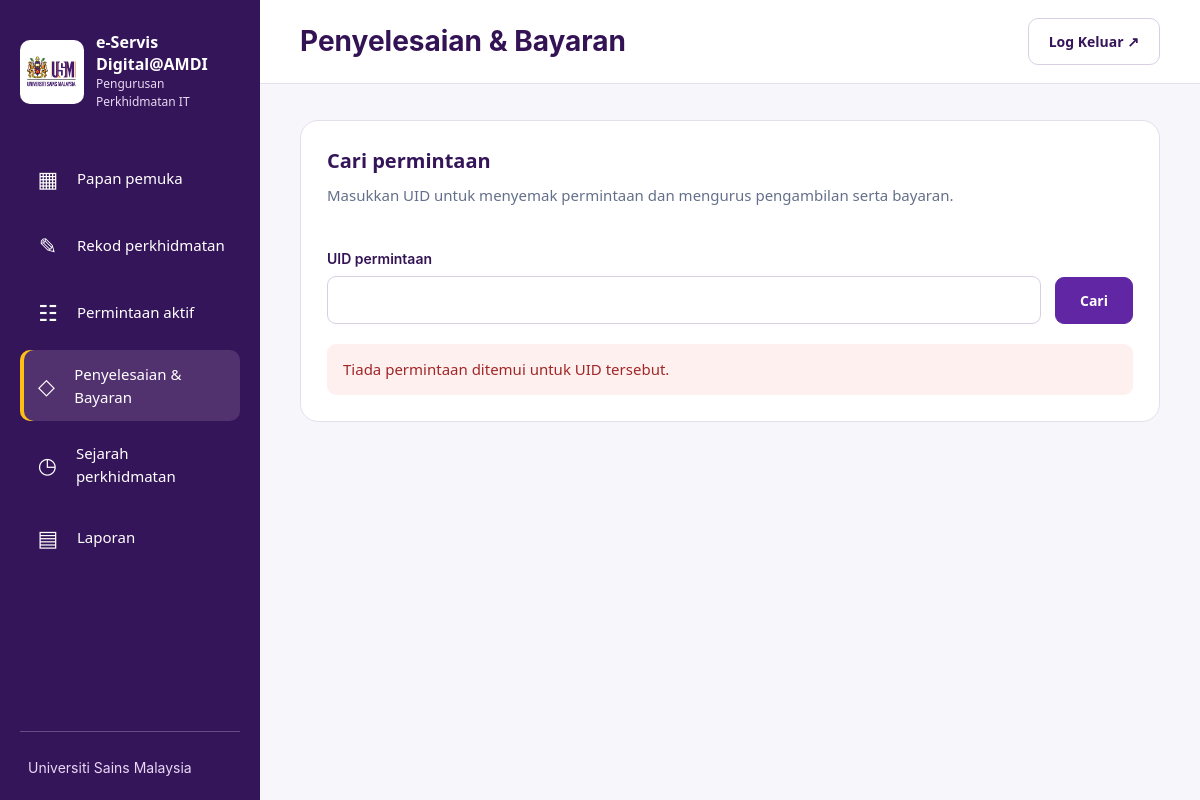
Before: /payments/index.php?uid=AMDI-DEMO-2026-001 (signed in) with the older database file.
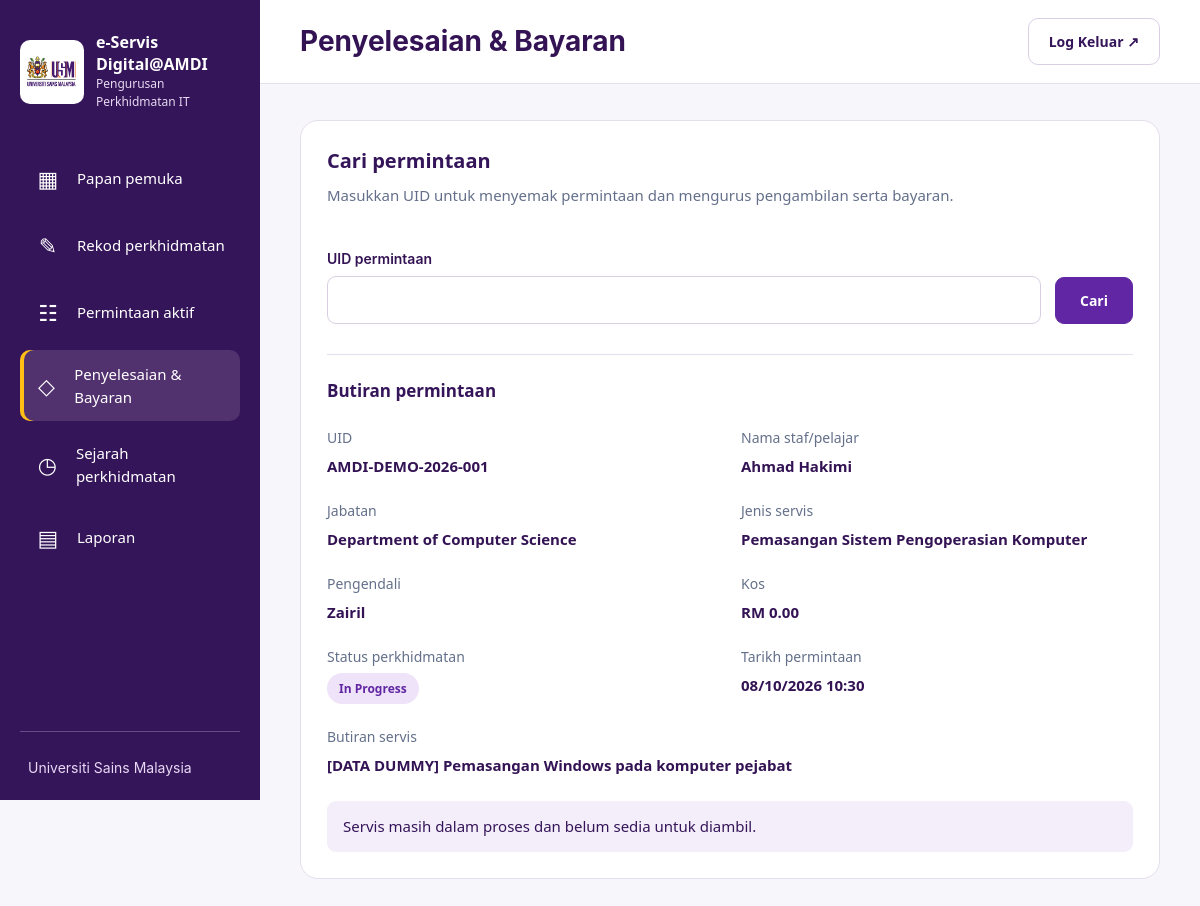
After: the same page with the newer database file.
### tables this page shows
CREATE TABLE `service_requests` (
  `id` int(10) UNSIGNED NOT NULL,
  `uid` varchar(40) NOT NULL,
  `requester_name` varchar(150) NOT NULL,
  `department_id` int(10) UNSIGNED NOT NULL,
  `service_type_id` int(10) UNSIGNED NOT NULL,
  `service_details` text NOT NULL,
  `estimated_cost` decimal(10,2) NOT NULL,
  `requested_at` datetime NOT NULL,
  `handler_id` int(10) UNSIGNED NOT NULL,
  `status` enum('in_progress','ready','completed') NOT NULL DEFAULT 'in_progress',
  `ready_at` datetime DEFAULT NULL,
  `picked_up_at` datetime DEFAULT NULL,
  `payment_date` date DEFAULT NULL,
  `reference_no` varchar(100) DEFAULT NULL,
  `completed_at` datetime DEFAULT NULL,
  `created_by` int(10) UNSIGNED NOT NULL,
  `completed_by` int(10) UNSIGNED DEFAULT NULL,
  `created_at` datetime NOT NULL DEFAULT current_timestamp(),
  `updated_at` datetime NOT NULL DEFAULT current_timestamp() ON UPDATE current_timestamp(),
  `requester_phone` varchar(30) DEFAULT NULL,
  `requester_email` varchar(190) DEFAULT NULL,
  `device_ownership` enum('usm','personal') DEFAULT NULL,
  `device_type` varchar(30) DEFAULT NULL,
  `device_type_other` varchar(100) DEFAULT NULL,
  `device_brand` varchar(120) DEFAULT NULL,
  `device_model` varchar(150) DEFAULT NULL,
  `device_serial` varchar(150) DEFAULT NULL,
  `asset_number` varchar(150) DEFAULT NULL,
  `device_condition` enum('unchecked','good','damaged','off') DEFAULT NULL,
  `condition_notes` varchar(1000) DEFAULT NULL,
  `accessories` text DEFAULT NULL
);

CREATE TABLE `departments` (
  `id` int(10) UNSIGNED NOT NULL,
  `name` varchar(150) NOT NULL,
  `is_active` tinyint(1) NOT NULL DEFAULT 1
);

CREATE TABLE `service_types` (
  `id` int(10) UNSIGNED NOT NULL,
  `name` varchar(100) NOT NULL,
  `is_active` tinyint(1) NOT NULL DEFAULT 1
);

CREATE TABLE `handlers` (
  `id` int(10) UNSIGNED NOT NULL,
  `name` varchar(150) NOT NULL,
  `is_active` tinyint(1) NOT NULL DEFAULT 1
);

### includes/auth.php (called while the page is built, shortened)
<?php
function e(string $value): string {
    return htmlspecialchars($value, ENT_QUOTES, 'UTF-8');
}

### payments/index.php (the view, shortened to what this page needs)
<?php
require __DIR__ . '/../includes/auth.php';
require __DIR__ . '/../config/database.php';
$activePage = 'payment';
$uidInput = $_SERVER['REQUEST_METHOD'] === 'POST'
    ? ($_POST['uid'] ?? '')
    : ($_GET['uid'] ?? '');
$uid = is_string($uidInput) ? trim($uidInput) : '';
$request = null;
$error = '';
$labels = [
    'in_progress' => 'In Progress',
    'ready' => 'Ready',
    'completed' => 'Completed',
];
if (isset($_GET['uid']) || $_SERVER['REQUEST_METHOD'] === 'POST') {
    if ($uid === '' || strlen($uid) > 40) {
        $error = 'Sila masukkan UID yang sah.';
    } else {
        try {
            $statement = $pdo->prepare(
                'SELECT
                    r.*,
                    d.name AS department_name,
                    t.name AS service_type_name,
                    h.name AS handler_name
                 FROM service_requests r
                 JOIN departments d ON d.id = r.department_id
                 JOIN service_types t ON t.id = r.service_type_id
                 JOIN handlers h ON h.id = r.handler_id
                 WHERE r.uid = :uid'
            );
            $statement->execute(['uid' => $uid]);
            $request = $statement->fetch(PDO::FETCH_ASSOC);
            if (!$request) {
                $error = 'Tiada permintaan ditemui untuk UID tersebut.';
            }
        } catch (PDOException $exception) {
            error_log('Payment search: ' . $exception->getMessage());
            $error = 'Carian gagal. Sila cuba lagi.';
        }
    }
}
?>
<!DOCTYPE html>
<html lang="ms">
<head>
    <link rel="stylesheet"
          href="<?= APP_BASE ?>/assets/css/style.css">
    <link rel="stylesheet"
          href="<?= APP_BASE ?>/assets/css/sidebar.css">
    <link rel="stylesheet"
          href="<?= APP_BASE ?>/assets/css/dashboard.css">
    <link rel="stylesheet"
          href="<?= APP_BASE ?>/assets/css/payments.css?v=20261027c">
</head>
<body class="workspace amdi-type">
    <?php require __DIR__ . '/../includes/sidebar.php'; ?>
    <div class="dashboard-area">
        <header class="dashboard-header">
            <h1>Penyelesaian &amp; Bayaran</h1>
            <form method="post" action="<?= APP_BASE ?>/logout.php">
                <button type="submit" class="logout-button">
                    Log Keluar ↗
                </button>
            </form>
        </header>
        <main class="dashboard-main" id="main-content" tabindex="-1">
            <section class="payment-panel">
                <h2>Cari permintaan</h2>
                <p>
                    Masukkan UID untuk menyemak permintaan
                    dan mengurus pengambilan serta bayaran.
                </p>
                <form method="get" class="uid-search">
                    <div class="uid-field">
                        <label for="uid">UID permintaan</label>
                        <input
                            type="text"
                            id="uid"
                            name="uid"
                            maxlength="40"
                            required
                        >
                    </div>
                    <button type="submit" class="payment-primary">
                        Cari
                    </button>
                </form>
                <?php if ($error !== ''): ?>
    <p class="payment-message error" role="alert">
        <?= e($error) ?>
    </p>
<?php endif; ?>
<?php if ($request): ?>
    <h3 class="payment-result-title">Butiran permintaan</h3>
    <dl class="payment-details">
        <div>
            <dt>UID</dt>
            <dd><?= e($request['uid']) ?></dd>
        </div>
        <div>
            <dt>Nama staf/pelajar</dt>
            <dd><?= e($request['requester_name']) ?></dd>
        </div>
        <div>
            <dt>Jabatan</dt>
            <dd><?= e($request['department_name']) ?></dd>
        </div>
        <div>
            <dt>Jenis servis</dt>
            <dd><?= e($request['service_type_name']) ?></dd>
        </div>
        <div>
            <dt>Pengendali</dt>
            <dd><?= e($request['handler_name']) ?></dd>
        </div>
        <div>
            <dt>Kos</dt>
            <dd>
                RM <?= number_format(
                    (float) $request['estimated_cost'],
                    2
                ) ?>
            </dd>
        </div>
        <div>
            <dt>Status perkhidmatan</dt>
            <dd>
                <span class="status status-<?= e($request['status']) ?>">
                    <?= e($labels[$request['status']] ?? $request['status']) ?>
                </span>
            </dd>
        </div>
        <div>
            <dt>Tarikh permintaan</dt>
            <dd>
                <?= e(date(
                    'd/m/Y H:i',
                    strtotime($request['requested_at'])
                )) ?>
            </dd>
        </div>
        <div class="payment-wide">
            <dt>Butiran servis</dt>
            <dd><?= nl2br(e($request['service_details'])) ?></dd>
        </div>
    </dl>
    <?php if ($request['status'] === 'in_progress'): ?>
        <p class="payment-message">
            Servis masih dalam proses dan belum sedia untuk diambil.
        </p>
    <?php endif; ?>
<?php endif; ?>
            </section>
        </main>
    </div>
</body>
</html>

### includes/sidebar.php (shortened to what this page needs)
<?php
$navigation = [
'home'=>['Papan pemuka','/home.php','▦'],
'create'=>['Rekod perkhidmatan','/rekod.php','✎'],
'active'=>['Permintaan aktif','/aktif.php','☷'],
'payment'=>['Penyelesaian & Bayaran','/payments/index.php','◇'],
'history'=>['Sejarah perkhidmatan','/history.php','◷'],
'reports'=>['Laporan','/reports.php','▤'],
];
?>
<aside class="sidebar"><a class="brand sidebar-brand" href="<?= APP_BASE ?>/home.php"><span class="brand-mark amdi-sidebar-logo"><img src="<?= APP_BASE ?>/usm-logo.png" alt="Logo Universiti Sains Malaysia"></span><div><strong>e-Servis Digital@AMDI</strong><span>Pengurusan Perkhidmatan IT</span></div></a><button class="menu-toggle outline" type="button" aria-expanded="true" aria-controls="sidebar-menu" hidden>Menu utama</button><div id="sidebar-menu" class="sidebar-menu"><nav class="sidebar-nav" aria-label="Menu utama"><?php foreach($navigation as $key=>[$label,$path,$icon]): ?><a href="<?= APP_BASE . $path ?>"<?= ($activePage ?? '') === $key ? ' aria-current="page"' : '' ?>><span class="nav-icon" aria-hidden="true"><?= $icon ?></span><?= e($label) ?></a><?php endforeach; ?></nav><div class="sidebar-footer">Universiti Sains Malaysia</div></div></aside>

### assets/css/style.css (style rules this page uses)
:root { --purple: #6026a4; --ink: #331354; --muted: #64708a; --gold: #ffbe16; --line: #e5deed; }
* { box-sizing: border-box; }
body { margin: 0; color: var(--ink); font: 16px/1.5 Arial, sans-serif; background: #f7f6fa; }
button, input { font: inherit; }
button { cursor: pointer; }
.brand { display: flex; align-items: center; gap: 20px; }
.brand-mark { display: grid; place-items: center; flex: 0 0 70px; height: 70px; border-radius: 16px; border-bottom: 5px solid var(--gold); background: var(--purple); color: white; font-size: 25px; font-weight: 800; }
.brand strong, .brand span:not(.brand-mark) { display: block; }
.brand strong { font-size: 18px; }
.brand div > span { color: var(--muted); }
h1 { margin: 12px 0 16px; font-size: 32px; line-height: 1.25; }
label { display: block; font-size: 14px; font-weight: 600; margin: 18px 0 7px; }
input:not([type="hidden"]) { width: 100%; height: 48px; padding: 10px 14px; border: 1px solid #cfc4dc; border-radius: 8px; background: #fff; color: var(--ink); }
:root { --amdi-font: Inter, "Segoe UI", Arial, sans-serif; --amdi-text: 15px; }
html { font-size: 16px; }
body, button, input, select, textarea, option, table, th, td { font-family: var(--amdi-font) !important; }
body { font-size: var(--amdi-text); line-height: 1.5; }
button, input, select, textarea { font-size: 14px; line-height: 1.5; }
.sidebar, .sidebar a, .sidebar button { font-family: var(--amdi-font) !important; }
.sidebar nav a, .sidebar-menu a, .sidebar-link { font-size: 15px !important; }
.sidebar-brand strong { font-size: 16px !important; line-height: 1.25; }
.sidebar-brand div > span { font-size: 12px !important; line-height: 1.4; }
.dashboard-header h1, .active-header h1, .record-header h1, .page-header h1, .workspace-header h1, .service-header h1 { font-family: var(--amdi-font) !important; font-size: 28px !important; font-weight: 750; line-height: 1.2; }
label, .form-label { font-family: var(--amdi-font) !important; font-size: 14px; }
button, .logout-button { font-family: var(--amdi-font) !important; }
:root { --amdi-font-family: "Segoe UI", Arial, sans-serif; --amdi-body-size: 15px; }
html { -webkit-text-size-adjust: 100%; text-size-adjust: 100%; }
body.workspace, body.workspace button, body.workspace input, body.workspace select, body.workspace textarea, body.workspace table, body.workspace th, body.workspace td, body.workspace summary, body.workspace dialog, body.workspace a { font-family: var(--amdi-font-family) !important; }
body.workspace { font-size: var(--amdi-body-size) !important; line-height: 1.5; }
body.workspace .active-header h1, body.workspace .dashboard-header h1, body.workspace .record-header h1, body.workspace .history-header h1, body.workspace .reports-header h1, body.workspace .payments-header h1, body.workspace .page-header h1, body.workspace .workspace-header h1 { font-size: 28px !important; line-height: 1.2 !important; font-weight: 700 !important; }
body.workspace label, body.workspace .active-filter label { font-size: 14px !important; }
body.workspace input, body.workspace select, body.workspace textarea, body.workspace button, body.workspace .active-details-button, body.workspace .active-action-menu > summary, body.workspace .active-clear, body.workspace .active-action-popover a, body.workspace .active-pagination a { font-size: 14px !important; }
body.workspace .sidebar-nav a { font-size: 15px !important; }

### includes/sidebar.php (style rules this page uses)
.sidebar-brand .amdi-sidebar-logo { display:flex; align-items:center; justify-content:center; flex:0 0 64px; width:64px; height:64px; padding:6px; overflow:hidden; border:0; border-radius:10px; background:#fff; box-sizing:border-box; }
.sidebar-brand .amdi-sidebar-logo img { display:block; width:100%; height:100%; object-fit:contain; }
.sidebar-brand div { min-width:0; }
.sidebar-brand strong { font-size:15px; line-height:1.35; }
.sidebar-brand div > span { font-size:11px; line-height:1.5; }
.sidebar-brand strong { overflow-wrap:anywhere }

Changed rows visible on the page:
now on this page (row edited): service_requests: uid "AMDI-DEMO-2026-001", requester_name "Ahmad Hakimi", department.name "Department of Computer Science", service_type.name "Pemasangan Sistem Pengoperasian Komputer", handler.name "Zairil", estimated_cost "0.00", status "In Progress", requested_at "08/10/2026 10:30", service_details "[DATA DUMMY] Pemasangan Windows pada komputer pejabat"
Other visible differences:
$error: "Tiada permintaan ditemui untuk UID tersebut." → (not shown)
text now shown: "Butiran permintaan UID Nama staf/pelajar Jabatan Jenis servis Pengendali Kos RM Status perkhidmatan Tarikh permintaan Butiran servis Servis masih dalam proses dan belum sedia untuk diambil."
